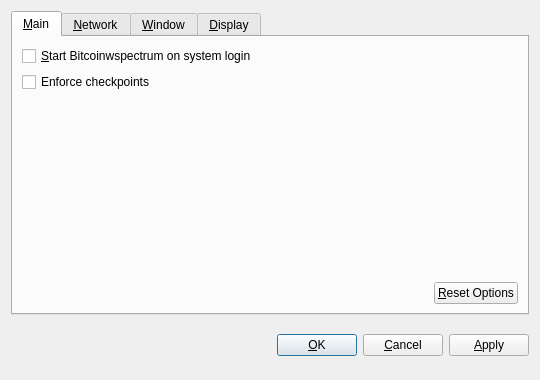
<?xml version="1.0" encoding="UTF-8"?>
<ui version="4.0">
 <class>OptionsDialog</class>
 <widget class="QDialog" name="OptionsDialog">
  <property name="geometry">
   <rect>
    <x>0</x>
    <y>0</y>
    <width>540</width>
    <height>380</height>
   </rect>
  </property>
  <property name="windowTitle">
   <string>Options</string>
  </property>
  <property name="modal">
   <bool>true</bool>
  </property>
  <layout class="QVBoxLayout" name="verticalLayout">
   <item>
    <widget class="QTabWidget" name="tabWidget">
     <property name="tabPosition">
      <enum>QTabWidget::North</enum>
     </property>
     <property name="currentIndex">
      <number>0</number>
     </property>
     <widget class="QWidget" name="tabMain">
      <attribute name="title">
       <string>&amp;Main</string>
      </attribute>
      <layout class="QVBoxLayout" name="verticalLayout_Main">
       <item>
        <widget class="QCheckBox" name="bitcoinAtStartup">
         <property name="toolTip">
          <string>Automatically start Bitcoinwspectrum after logging in to the system.</string>
         </property>
         <property name="text">
          <string>&amp;Start Bitcoinwspectrum on system login</string>
         </property>
        </widget>
       </item>
       <item>
        <widget class="QCheckBox" name="checkpointEnforce">
         <property name="toolTip">
          <string>Check this box to follow the centrally issued checkpoints.</string>
         </property>
         <property name="text">
          <string>Enforce checkpoints</string>
         </property>
        </widget>
       </item>
       <item>
        <spacer name="verticalSpacer_Main">
         <property name="orientation">
          <enum>Qt::Vertical</enum>
         </property>
         <property name="sizeHint" stdset="0">
          <size>
           <width>20</width>
           <height>40</height>
          </size>
         </property>
        </spacer>
       </item>
       <item>
        <layout class="QHBoxLayout" name="horizontalLayout_2_Main">
         <item>
          <spacer name="horizontalSpacer_2_Main">
           <property name="orientation">
            <enum>Qt::Horizontal</enum>
           </property>
           <property name="sizeHint" stdset="0">
            <size>
             <width>40</width>
             <height>20</height>
            </size>
           </property>
          </spacer>
         </item>
         <item>
          <widget class="QPushButton" name="resetButton">
           <property name="toolTip">
            <string>Reset all client options to default.</string>
           </property>
           <property name="text">
            <string>&amp;Reset Options</string>
           </property>
           <property name="autoDefault">
            <bool>false</bool>
           </property>
          </widget>
         </item>
        </layout>
       </item>
      </layout>
     </widget>
     <widget class="QWidget" name="tabNetwork">
      <attribute name="title">
       <string>&amp;Network</string>
      </attribute>
      <layout class="QVBoxLayout" name="verticalLayout_Network">
       <item>
        <widget class="QCheckBox" name="mapPortUpnp">
         <property name="toolTip">
          <string>Automatically open the Bitcoinwspectrum client port on the router. This only works when your router supports UPnP and it is enabled.</string>
         </property>
         <property name="text">
          <string>Map port using &amp;UPnP</string>
         </property>
        </widget>
       </item>
       <item>
        <widget class="QCheckBox" name="connectSocks">
         <property name="toolTip">
          <string>Connect to the Bitcoinwspectrum network through a SOCKS proxy (e.g. when connecting through Tor).</string>
         </property>
         <property name="text">
          <string>&amp;Connect through SOCKS proxy:</string>
         </property>
        </widget>
       </item>
       <item>
        <layout class="QHBoxLayout" name="horizontalLayout_Network">
         <item>
          <widget class="QLabel" name="proxyIpLabel">
           <property name="text">
            <string>Proxy &amp;IP:</string>
           </property>
           <property name="textFormat">
            <enum>Qt::PlainText</enum>
           </property>
           <property name="buddy">
            <cstring>proxyIp</cstring>
           </property>
          </widget>
         </item>
         <item>
          <widget class="QValidatedLineEdit" name="proxyIp">
           <property name="maximumSize">
            <size>
             <width>140</width>
             <height>16777215</height>
            </size>
           </property>
           <property name="toolTip">
            <string>IP address of the proxy (e.g. 127.0.0.1)</string>
           </property>
          </widget>
         </item>
         <item>
          <widget class="QLabel" name="proxyPortLabel">
           <property name="text">
            <string>&amp;Port:</string>
           </property>
           <property name="textFormat">
            <enum>Qt::PlainText</enum>
           </property>
           <property name="buddy">
            <cstring>proxyPort</cstring>
           </property>
          </widget>
         </item>
         <item>
          <widget class="QLineEdit" name="proxyPort">
           <property name="maximumSize">
            <size>
             <width>55</width>
             <height>16777215</height>
            </size>
           </property>
           <property name="toolTip">
            <string>Port of the proxy (e.g. 9050)</string>
           </property>
          </widget>
         </item>
         <item>
          <widget class="QLabel" name="socksVersionLabel">
           <property name="text">
            <string>SOCKS &amp;Version:</string>
           </property>
           <property name="textFormat">
            <enum>Qt::PlainText</enum>
           </property>
           <property name="buddy">
            <cstring>socksVersion</cstring>
           </property>
          </widget>
         </item>
         <item>
          <widget class="QValueComboBox" name="socksVersion">
           <property name="toolTip">
            <string>SOCKS version of the proxy (e.g. 5)</string>
           </property>
          </widget>
         </item>
         <item>
          <spacer name="horizontalSpacer_Network">
           <property name="orientation">
            <enum>Qt::Horizontal</enum>
           </property>
           <property name="sizeHint" stdset="0">
            <size>
             <width>40</width>
             <height>20</height>
            </size>
           </property>
          </spacer>
         </item>
        </layout>
       </item>
       <item>
        <spacer name="verticalSpacer_Network">
         <property name="orientation">
          <enum>Qt::Vertical</enum>
         </property>
         <property name="sizeHint" stdset="0">
          <size>
           <width>20</width>
           <height>40</height>
          </size>
         </property>
        </spacer>
       </item>
      </layout>
     </widget>
     <widget class="QWidget" name="tabWindow">
      <attribute name="title">
       <string>&amp;Window</string>
      </attribute>
      <layout class="QVBoxLayout" name="verticalLayout_Window">
       <item>
        <widget class="QCheckBox" name="minimizeToTray">
         <property name="toolTip">
          <string>Show only a tray icon after minimizing the window.</string>
         </property>
         <property name="text">
          <string>&amp;Minimize to the tray instead of the taskbar</string>
         </property>
        </widget>
       </item>
       <item>
        <widget class="QCheckBox" name="minimizeOnClose">
         <property name="toolTip">
          <string>Minimize instead of exit the application when the window is closed. When this option is enabled, the application will be closed only after selecting Quit in the menu.</string>
         </property>
         <property name="text">
          <string>M&amp;inimize on close</string>
         </property>
        </widget>
       </item>
       <item>
        <spacer name="verticalSpacer_Window">
         <property name="orientation">
          <enum>Qt::Vertical</enum>
         </property>
         <property name="sizeHint" stdset="0">
          <size>
           <width>20</width>
           <height>40</height>
          </size>
         </property>
        </spacer>
       </item>
      </layout>
     </widget>
     <widget class="QWidget" name="tabDisplay">
      <attribute name="title">
       <string>&amp;Display</string>
      </attribute>
      <layout class="QVBoxLayout" name="verticalLayout_Display">
       <item>
        <layout class="QHBoxLayout" name="horizontalLayout_1_Display">
         <item>
          <widget class="QLabel" name="langLabel">
           <property name="text">
            <string>User Interface &amp;language:</string>
           </property>
           <property name="textFormat">
            <enum>Qt::PlainText</enum>
           </property>
           <property name="buddy">
            <cstring>lang</cstring>
           </property>
          </widget>
         </item>
         <item>
          <widget class="QValueComboBox" name="lang">
           <property name="toolTip">
            <string>The user interface language can be set here. This setting will take effect after restarting Bitcoinwspectrum.</string>
           </property>
          </widget>
         </item>
        </layout>
       </item>
       <item>
        <layout class="QHBoxLayout" name="horizontalLayout_2_Display">
         <item>
          <widget class="QLabel" name="unitLabel">
           <property name="text">
            <string>&amp;Unit to show amounts in:</string>
           </property>
           <property name="textFormat">
            <enum>Qt::PlainText</enum>
           </property>
           <property name="buddy">
            <cstring>unit</cstring>
           </property>
          </widget>
         </item>
         <item>
          <widget class="QValueComboBox" name="unit">
           <property name="toolTip">
            <string>Choose the default subdivision unit to show in the interface and when sending coins.</string>
           </property>
          </widget>
         </item>
        </layout>
       </item>
       <item>
        <widget class="QCheckBox" name="displayAddresses">
         <property name="toolTip">
          <string>Whether to show Bitcoinwspectrum addresses in the transaction list or not.</string>
         </property>
         <property name="text">
          <string>&amp;Display addresses in transaction list</string>
         </property>
        </widget>
       </item>
       <item>
         <widget class="QCheckBox" name="coinControlFeatures">
           <property name="toolTip">
            <string>Whether to show coin control features or not.</string>
           </property>
           <property name="text">
            <string>Display coin &amp;control features (experts only!)</string>
           </property>
         </widget>
       </item>
       <item>
        <spacer name="verticalSpacer_Display">
         <property name="orientation">
          <enum>Qt::Vertical</enum>
         </property>
         <property name="sizeHint" stdset="0">
          <size>
           <width>20</width>
           <height>40</height>
          </size>
         </property>
        </spacer>
       </item>
      </layout>
     </widget>
    </widget>
   </item>
   <item>
    <layout class="QHBoxLayout" name="horizontalLayout_Buttons">
     <item>
      <spacer name="horizontalSpacer_1">
       <property name="orientation">
        <enum>Qt::Horizontal</enum>
       </property>
       <property name="sizeHint" stdset="0">
        <size>
         <width>40</width>
         <height>48</height>
        </size>
       </property>
      </spacer>
     </item>
     <item>
      <widget class="QLabel" name="statusLabel">
       <property name="font">
        <font>
         <weight>75</weight>
         <bold>true</bold>
        </font>
       </property>
       <property name="text">
        <string/>
       </property>
       <property name="textFormat">
        <enum>Qt::PlainText</enum>
       </property>
       <property name="wordWrap">
        <bool>true</bool>
       </property>
      </widget>
     </item>
     <item>
      <spacer name="horizontalSpacer_2">
       <property name="orientation">
        <enum>Qt::Horizontal</enum>
       </property>
       <property name="sizeHint" stdset="0">
        <size>
         <width>40</width>
         <height>48</height>
        </size>
       </property>
      </spacer>
     </item>
     <item>
      <widget class="QPushButton" name="okButton">
       <property name="text">
        <string>&amp;OK</string>
       </property>
      </widget>
     </item>
     <item>
      <widget class="QPushButton" name="cancelButton">
       <property name="text">
        <string>&amp;Cancel</string>
       </property>
       <property name="autoDefault">
        <bool>false</bool>
       </property>
      </widget>
     </item>
     <item>
      <widget class="QPushButton" name="applyButton">
       <property name="text">
        <string>&amp;Apply</string>
       </property>
       <property name="autoDefault">
        <bool>false</bool>
       </property>
      </widget>
     </item>
    </layout>
   </item>
  </layout>
 </widget>
 <customwidgets>
  <customwidget>
   <class>BitcoinAmountField</class>
   <extends>QSpinBox</extends>
   <header>bitcoinamountfield.h</header>
  </customwidget>
  <customwidget>
   <class>QValueComboBox</class>
   <extends>QComboBox</extends>
   <header>qvaluecombobox.h</header>
  </customwidget>
  <customwidget>
   <class>QValidatedLineEdit</class>
   <extends>QLineEdit</extends>
   <header>qvalidatedlineedit.h</header>
  </customwidget>
 </customwidgets>
 <resources/>
 <connections/>
</ui>
